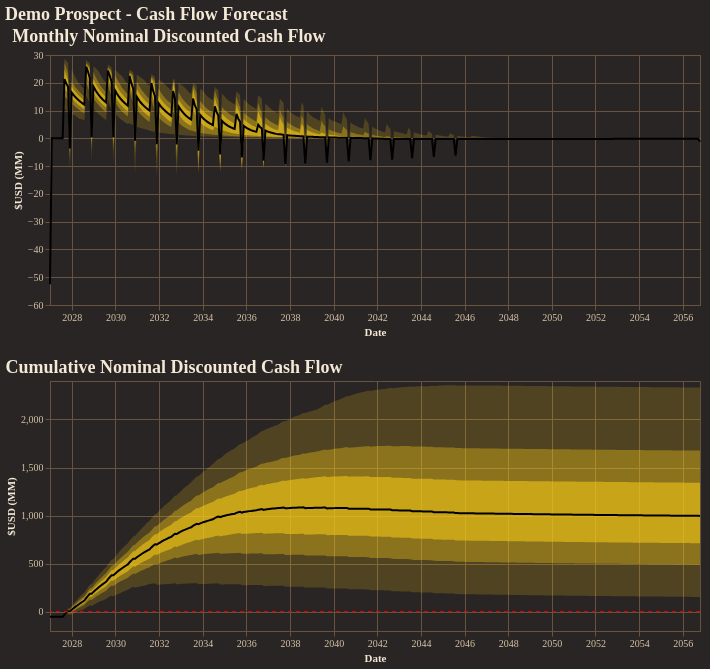

The cell this chart's notebook holds for it:
### Code cell
fig = reporter.plotter.combined_cash_flow_plot(
    figsize=(650, 250),
    backend=PLOTTING_BACKEND
)
fig.show()

### Figure 1 — Vega-Lite specification as saved in the notebook (floating-point values rounded to 4 significant figures; data arrays with more than 128 entries replaced by an {"elided": "..."} marker saying what was removed)
{"config": {"background": "#292524", "view": {"fill": "#292524", "stroke": "#665340"}, "title": {"color": "#f4e9d7", "font": "Merriweather", "fontSize": 18, "fontWeight": 600, "subtitleColor": "#d5c2a6", "anchor": "start"}, "axis": {"domainColor": "#665340", "gridColor": "#665340", "tickColor": "#665340", "labelColor": "#d5c2a6", "titleColor": "#f4e9d7", "labelFont": "Merriweather", "titleFont": "Merriweather"}, "legend": {"titleColor": "#f4e9d7", "labelColor": "#d5c2a6", "labelFont": "Merriweather", "titleFont": "Merriweather", "orient": "top-right", "symbolType": "circle"}, "header": {"labelColor": "#d5c2a6", "titleColor": "#f4e9d7", "labelFont": "Merriweather", "titleFont": "Merriweather"}, "mark": {"color": "#c78d3b"}, "line": {"color": "#c78d3b"}, "bar": {"color": "#c78d3b"}, "point": {"color": "#ddb06d"}, "area": {"color": "#c78d3b", "opacity": 0.35}, "text": {"color": "#f4e9d7", "font": "Merriweather"}, "range": {"category": ["#5DA5DA", "#F28E2B", "#59C36A", "#E15759", "#B07AA1", "#4ECDC4", "#FF9DA7", "#EDC948"]}}, "vconcat": [{"layer": [{"mark": {"type": "area", "color": "rgba(250, 204, 21, 1.0)", "opacity": 0.18}, "encoding": {"tooltip": [{"field": "date", "title": "Date", "type": "temporal"}, {"field": "p01", "format": ",.2f", "title": "P01", "type": "quantitative"}, {"field": "p10", "format": ",.2f", "title": "P10", "type": "quantitative"}, {"field": "p25", "format": ",.2f", "title": "P25", "type": "quantitative"}, {"field": "p50", "format": ",.2f", "title": "P50", "type": "quantitative"}, {"field": "p75", "format": ",.2f", "title": "P75", "type": "quantitative"}, {"field": "p90", "format": ",.2f", "title": "P90", "type": "quantitative"}, {"field": "p99", "format": ",.2f", "title": "P99", "type": "quantitative"}], "x": {"field": "date", "title": "Date", "type": "temporal"}, "y": {"field": "p01", "title": "$USD (MM)", "type": "quantitative"}, "y2": {"field": "p99"}}}, {"mark": {"type": "area", "color": "rgba(250, 204, 21, 1.0)", "opacity": 0.35}, "encoding": {"tooltip": [{"field": "date", "title": "Date", "type": "temporal"}, {"field": "p01", "format": ",.2f", "title": "P01", "type": "quantitative"}, {"field": "p10", "format": ",.2f", "title": "P10", "type": "quantitative"}, {"field": "p25", "format": ",.2f", "title": "P25", "type": "quantitative"}, {"field": "p50", "format": ",.2f", "title": "P50", "type": "quantitative"}, {"field": "p75", "format": ",.2f", "title": "P75", "type": "quantitative"}, {"field": "p90", "format": ",.2f", "title": "P90", "type": "quantitative"}, {"field": "p99", "format": ",.2f", "title": "P99", "type": "quantitative"}], "x": {"field": "date", "title": "Date", "type": "temporal"}, "y": {"field": "p10", "title": "$USD (MM)", "type": "quantitative"}, "y2": {"field": "p90"}}}, {"mark": {"type": "area", "color": "rgba(250, 204, 21, 1.0)", "opacity": 0.55}, "encoding": {"tooltip": [{"field": "date", "title": "Date", "type": "temporal"}, {"field": "p01", "format": ",.2f", "title": "P01", "type": "quantitative"}, {"field": "p10", "format": ",.2f", "title": "P10", "type": "quantitative"}, {"field": "p25", "format": ",.2f", "title": "P25", "type": "quantitative"}, {"field": "p50", "format": ",.2f", "title": "P50", "type": "quantitative"}, {"field": "p75", "format": ",.2f", "title": "P75", "type": "quantitative"}, {"field": "p90", "format": ",.2f", "title": "P90", "type": "quantitative"}, {"field": "p99", "format": ",.2f", "title": "P99", "type": "quantitative"}], "x": {"field": "date", "title": "Date", "type": "temporal"}, "y": {"field": "p25", "title": "$USD (MM)", "type": "quantitative"}, "y2": {"field": "p75"}}}, {"mark": {"type": "line", "color": "black", "strokeWidth": 2}, "encoding": {"tooltip": [{"field": "date", "title": "Date", "type": "temporal"}, {"field": "p01", "format": ",.2f", "title": "P01", "type": "quantitative"}, {"field": "p10", "format": ",.2f", "title": "P10", "type": "quantitative"}, {"field": "p25", "format": ",.2f", "title": "P25", "type": "quantitative"}, {"field": "p50", "format": ",.2f", "title": "P50", "type": "quantitative"}, {"field": "p75", "format": ",.2f", "title": "P75", "type": "quantitative"}, {"field": "p90", "format": ",.2f", "title": "P90", "type": "quantitative"}, {"field": "p99", "format": ",.2f", "title": "P99", "type": "quantitative"}], "x": {"field": "date", "title": "Date", "type": "temporal"}, "y": {"field": "p50", "title": "$USD (MM)", "type": "quantitative"}}}], "data": {"name": "data-f755c22b71f530e380a80b99ee252850"}, "height": 250, "title": "Monthly Nominal Discounted Cash Flow", "width": 650}, {"layer": [{"layer": [{"mark": {"type": "area", "color": "rgba(250, 204, 21, 1.0)", "opacity": 0.18}, "encoding": {"tooltip": [{"field": "date", "title": "Date", "type": "temporal"}, {"field": "p01", "format": ",.2f", "title": "P01", "type": "quantitative"}, {"field": "p10", "format": ",.2f", "title": "P10", "type": "quantitative"}, {"field": "p25", "format": ",.2f", "title": "P25", "type": "quantitative"}, {"field": "p50", "format": ",.2f", "title": "P50", "type": "quantitative"}, {"field": "p75", "format": ",.2f", "title": "P75", "type": "quantitative"}, {"field": "p90", "format": ",.2f", "title": "P90", "type": "quantitative"}, {"field": "p99", "format": ",.2f", "title": "P99", "type": "quantitative"}], "x": {"field": "date", "title": "Date", "type": "temporal"}, "y": {"field": "p01", "title": "$USD (MM)", "type": "quantitative"}, "y2": {"field": "p99"}}}, {"mark": {"type": "area", "color": "rgba(250, 204, 21, 1.0)", "opacity": 0.35}, "encoding": {"tooltip": [{"field": "date", "title": "Date", "type": "temporal"}, {"field": "p01", "format": ",.2f", "title": "P01", "type": "quantitative"}, {"field": "p10", "format": ",.2f", "title": "P10", "type": "quantitative"}, {"field": "p25", "format": ",.2f", "title": "P25", "type": "quantitative"}, {"field": "p50", "format": ",.2f", "title": "P50", "type": "quantitative"}, {"field": "p75", "format": ",.2f", "title": "P75", "type": "quantitative"}, {"field": "p90", "format": ",.2f", "title": "P90", "type": "quantitative"}, {"field": "p99", "format": ",.2f", "title": "P99", "type": "quantitative"}], "x": {"field": "date", "title": "Date", "type": "temporal"}, "y": {"field": "p10", "title": "$USD (MM)", "type": "quantitative"}, "y2": {"field": "p90"}}}, {"mark": {"type": "area", "color": "rgba(250, 204, 21, 1.0)", "opacity": 0.55}, "encoding": {"tooltip": [{"field": "date", "title": "Date", "type": "temporal"}, {"field": "p01", "format": ",.2f", "title": "P01", "type": "quantitative"}, {"field": "p10", "format": ",.2f", "title": "P10", "type": "quantitative"}, {"field": "p25", "format": ",.2f", "title": "P25", "type": "quantitative"}, {"field": "p50", "format": ",.2f", "title": "P50", "type": "quantitative"}, {"field": "p75", "format": ",.2f", "title": "P75", "type": "quantitative"}, {"field": "p90", "format": ",.2f", "title": "P90", "type": "quantitative"}, {"field": "p99", "format": ",.2f", "title": "P99", "type": "quantitative"}], "x": {"field": "date", "title": "Date", "type": "temporal"}, "y": {"field": "p25", "title": "$USD (MM)", "type": "quantitative"}, "y2": {"field": "p75"}}}, {"mark": {"type": "line", "color": "black", "strokeWidth": 2}, "encoding": {"tooltip": [{"field": "date", "title": "Date", "type": "temporal"}, {"field": "p01", "format": ",.2f", "title": "P01", "type": "quantitative"}, {"field": "p10", "format": ",.2f", "title": "P10", "type": "quantitative"}, {"field": "p25", "format": ",.2f", "title": "P25", "type": "quantitative"}, {"field": "p50", "format": ",.2f", "title": "P50", "type": "quantitative"}, {"field": "p75", "format": ",.2f", "title": "P75", "type": "quantitative"}, {"field": "p90", "format": ",.2f", "title": "P90", "type": "quantitative"}, {"field": "p99", "format": ",.2f", "title": "P99", "type": "quantitative"}], "x": {"field": "date", "title": "Date", "type": "temporal"}, "y": {"field": "p50", "title": "$USD (MM)", "type": "quantitative"}}}], "data": {"name": "data-250f3caf645c7c9e7fe81ff8532a4075"}, "title": "Cumulative Nominal Discounted Cash Flow"}, {"data": {"name": "data-42990c68f268a11fa16682fcd3437a6f"}, "mark": {"type": "rule", "color": "red", "strokeDash": [4, 4]}, "encoding": {"y": {"field": "zero", "type": "quantitative"}}}], "height": 250, "width": 650}], "title": "Demo Prospect - Cash Flow Forecast", "$schema": "https://vega.github.io/schema/vega-lite/v5.20.1.json", "datasets": {"data-f755c22b71f530e380a80b99ee252850": {"elided": "360 records"}, "data-250f3caf645c7c9e7fe81ff8532a4075": {"elided": "360 records"}, "data-42990c68f268a11fa16682fcd3437a6f": [{"zero": 0}]}}
